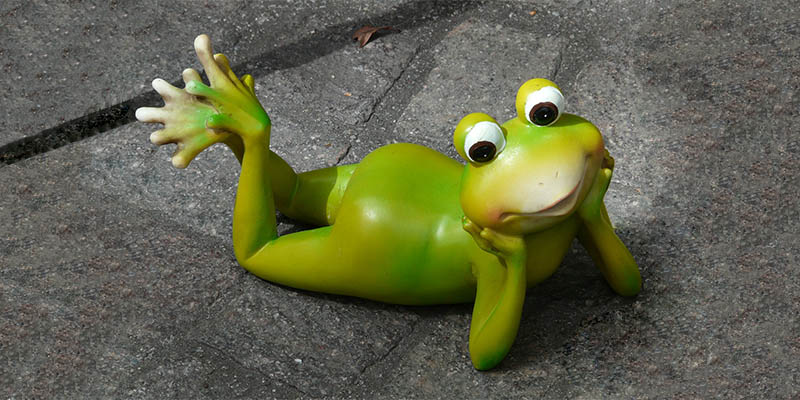
#> input picture frog.jpg, 800 x 400 px
$ python image_example.py
#> lines starting #> are read from the running program, lines starting #| are printed output that depends on the picture
from PIL import Image

image = Image.open('frog.jpg')
#> image is the input picture: PIL image 800x400 RGB; mean R, G, B 97.8, 99.8, 75.4

# Вырезаем прямоугольник из картинки
c = image.crop((20, 30, 200, 100))
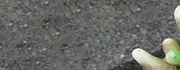
#> c: PIL image 180x70 RGB; mean R, G, B 104.3, 105.2, 100
c.save('frog_crop.jpg')

# Ресайзим картинку
image.thumbnail((400, 200))
#> image: PIL image 400x200 RGB
image.save('frog_thumb.jpg')
